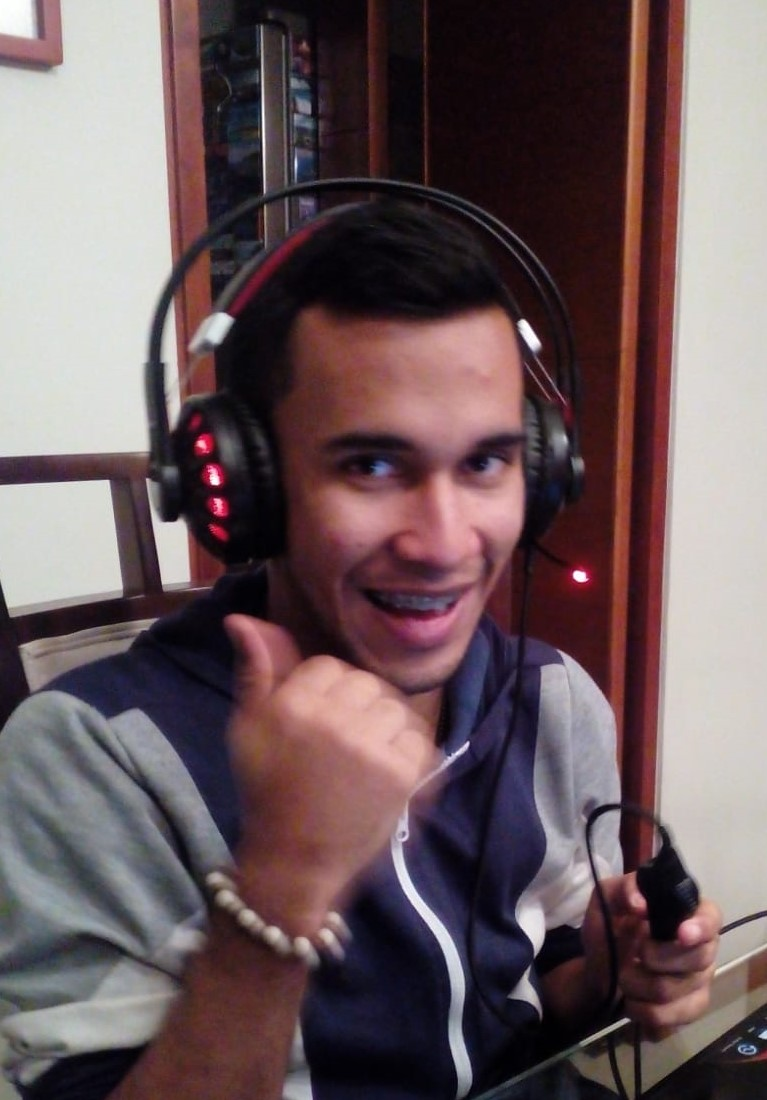
#> input picture python/computer_vision/assets/imgs_different_people/person_1.png, 767 x 1100 px; its folder holds only this picture in this run
$ python sample_process_multiple_photos.py
#> lines starting #> are read from the running program, lines starting #| are printed output that depends on the picture
### python/computer_vision/face_detect_haar_cascade/src/face_detect_hc.py
# FACE DETECT USING HAAR CASCADE CLASSIFIER
# Inspired by: https://realpython.com/face-recognition-with-python/

# Built-in imports
import os

# External libraries imports
import cv2 as cv
import numpy as np

# Root folder for the HaarCascade Classifier
ROOT_FOLDER = os.path.abspath(os.path.join(
    os.path.dirname(__file__), os.path.pardir))
print("\nROOT_FOLDER. --> " + ROOT_FOLDER)


class FaceDetector:
    def __init__(self, image, show_results=False, only_biggest_face=False):
        self.image = image
        self.show_results = show_results
        self.only_biggest_face = only_biggest_face

    def face_detect(self):
        if self.image is None:
            print("ERROR: Image did not load correctly.")
            return False

        self.generate_haar_cascade_clasifier()
        self.apply_haar_cascade_clasifier()
        self.find_center_values()

        # If self.faces returns a tuple, it means that no faces were found
        if (type(self.faces) is tuple):
            if (self.show_results == True):
                print("Found 0 faces in given image!")
                cv.imshow("image", self.image)
            return {
                "detected_face": False,
                "faces": self.faces,
                "img_height": self.height,
                "img_width": self.width
            }

        # Apply extra filter if only biggest face is desired
        if (self.only_biggest_face == True):
            self.faces = self.get_biggest_face()

        # Only draw face results if the show_results flag is activated
        if (self.show_results == True):

            # Draw a rectangle in the face/faces found
            for (x, y, w, h) in self.faces:
                cv.rectangle(self.image, (x, y),
                             (x + w, y + h), (0, 0, 255), 10)

            cv.imshow("image", self.image)
            print("Found faces correctly in given image!")

        return {
            "detected_face": True,
            "faces": self.faces,
            "img_height": self.height,
            "img_width": self.width
        }

    def generate_haar_cascade_clasifier(self):
        # Create the haar cascade
        casc_path = os.path.join(
            ROOT_FOLDER, "src", "haarcascade_frontalface_default.xml")
        self.face_cascade = cv.CascadeClassifier(casc_path)

    def apply_haar_cascade_clasifier(self):
        gray_image = cv.cvtColor(self.image, cv.COLOR_BGR2GRAY)

        # Detect faces in the image (vector of faces with rectangle dimensions)
        self.faces = self.face_cascade.detectMultiScale(
            gray_image,
            # scaleFactor=1.15,
            scaleFactor=1.10,
            minNeighbors=5,
            minSize=(30, 30),
            flags=cv.CASCADE_SCALE_IMAGE
        )

    def get_biggest_face(self):
        # Create an array for the sizes (areas) of each of the faces
        array_of_sizes = []
        for (x, y, w, h) in self.faces:
            array_of_sizes.append(w * h)

        # Get index for the biggest face based on the areas
        biggest_face_index = array_of_sizes.index(max(array_of_sizes))

        # Return a 2d array that contains only biggest face
        return np.reshape(self.faces[biggest_face_index], (-1, 4))

    def find_center_values(self):
        # Get height and width of the original image
        self.height, self.width = self.image.shape[:2]

        if self.show_results:
            pass
            # cv.rectangle(self.image, (int(self.width/2), int(self.height/2)),
            #              (int(self.width/2) + 1, int(self.height/2) + 1), (0, 0, 255), 5)


# [2 lines that do not run on import are left out]

### python/computer_vision/face_detect_haar_cascade/samples/get_assets_folder.py
# SCRIPT TO GET ASSETS FOLDER BASED ON REPOSITORY STRUCTURE

import os


def get_assets_folder_path():
    # Assets folder is located 2 directories up (double parent dir)
    COMPUTER_VISION_FOLDER = os.path.abspath(
        os.path.join(
            os.path.join(
                os.path.dirname(__file__), os.path.pardir
            ), os.path.pardir
        )
    )

    ASSETS_FOLDER_PATH = os.path.abspath(
        os.path.join(COMPUTER_VISION_FOLDER, "assets")
    )
    return ASSETS_FOLDER_PATH


# [2 lines that do not run on import are left out]

### python/computer_vision/face_detect_haar_cascade/samples/sample_process_multiple_photos.py
# MULTIPLE IMAGE SAMPLES FOR FACE_DETECTION WITH HAAR_CASCADE APPROACH

# Built-int imports
import os
import glob

# External imports
import cv2 as cv
import numpy as np

# My own imports
import face_detect_hc as fdhc
import get_assets_folder as gaf

# Get assets folder in repo for the samples
ASSETS_FOLDER = gaf.get_assets_folder_path()

print(ASSETS_FOLDER)
RESULTS_FOLDER = os.path.join(ASSETS_FOLDER, "imgs_different_people_detected")

def main(save_data):

#> called with save_data = 'no'
    all_photos = glob.glob(os.path.join(ASSETS_FOLDER, "imgs_different_people", "*.png"))

    cont = 0
    for photo in all_photos:
        cont = cont + 1
        try:
            image = cv.imread(photo)
#> image is the input picture: shape (1100, 767, 3); mean B, G, R 92.8, 89.4, 107.2
            image = cv.resize(image, (500, 700))
#> image: shape (700, 500, 3)
            fd = fdhc.FaceDetector(image, show_results=True, only_biggest_face=True)
            fd.face_detect()
#> in apply_haar_cascade_clasifier, `gray_image = cv.cvtColor(self.image, cv.COLOR_BGR2GRAY)`:
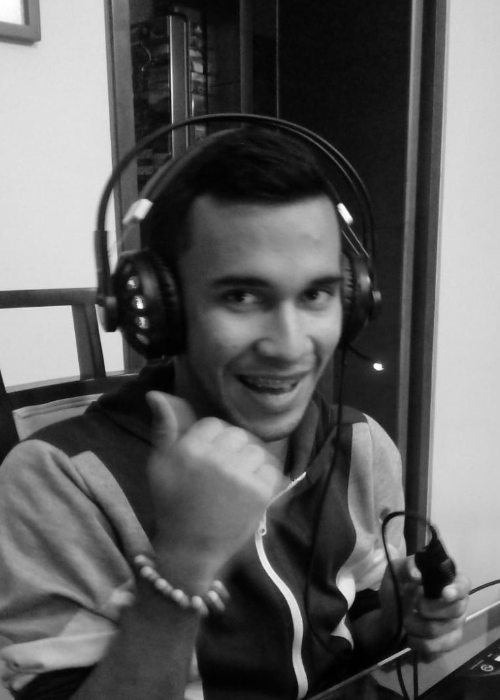
#> gray_image: shape (700, 500); min 0, max 255, mean 95
#> in apply_haar_cascade_clasifier, `self.faces = self.face_cascade.detectMultiScale( gray_image,`: self.faces = [[184, 226, 191, 191]]
#> the loop in get_biggest_face, `for (x, y, w, h) in self.faces:` made 1 pass
#> after the loop in get_biggest_face, `for (x, y, w, h) in self.faces:`: array_of_sizes = [36481]
#> in get_biggest_face, `biggest_face_index = array_of_sizes.index(max(array_of_sizes))`: biggest_face_index = 0
#> the loop in face_detect, `for (x, y, w, h) in self.faces:` made 1 pass
#> after the loop in face_detect, `for (x, y, w, h) in self.faces:`:
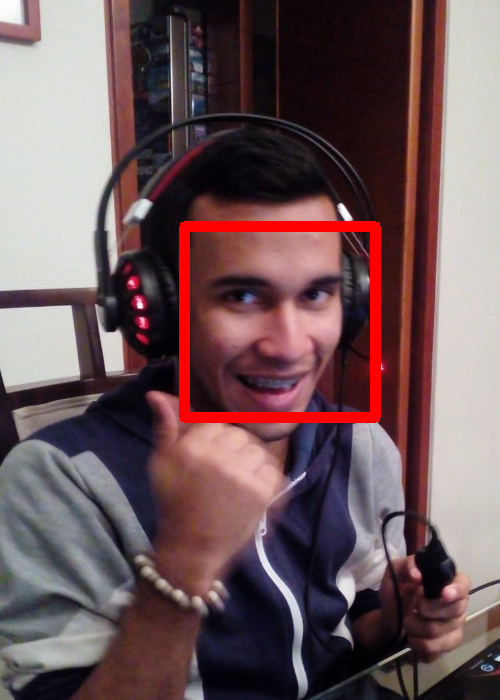
#> self.image: shape (700, 500, 3); mean B, G, R 91.4, 88.1, 111.2

            if (save_data == "yes"):
                path_to_save_photo = os.path.join(RESULTS_FOLDER, "person_{}.png".format(str(cont)))
                cv.imwrite(path_to_save_photo, image)

            cv.waitKey(0)
        except:
            print("There was an error opening photo: " + photo)


if __name__ == "__main__":
    main("no")

$ run again, on python/computer_vision/assets/imgs_different_people/person_13.png
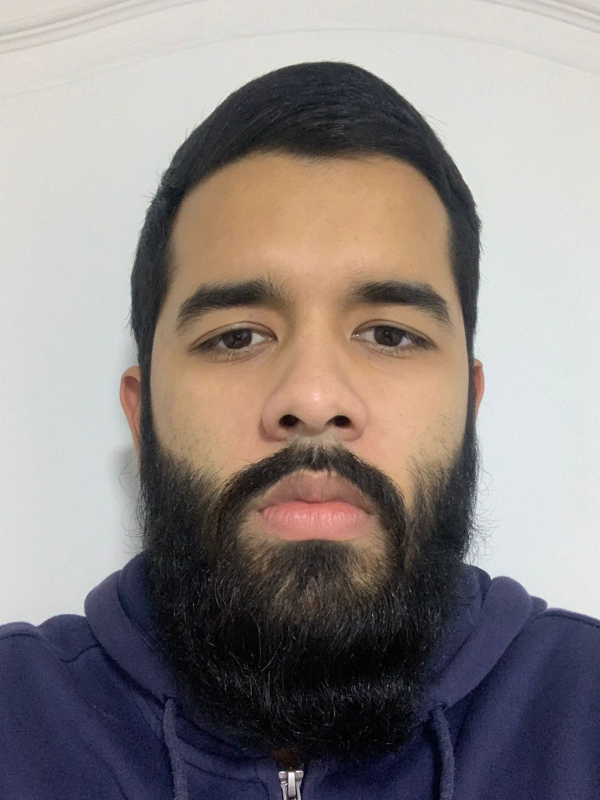
#> input picture python/computer_vision/assets/imgs_different_people/person_13.png, 1200 x 1600 px (shown at 1/2 size)
#> in main, image is the input picture: shape (1600, 1200, 3); mean B, G, R 130.8, 132.9, 140.4
#> image: shape (700, 500, 3)
#> in apply_haar_cascade_clasifier, `gray_image = cv.cvtColor(self.image, cv.COLOR_BGR2GRAY)`:
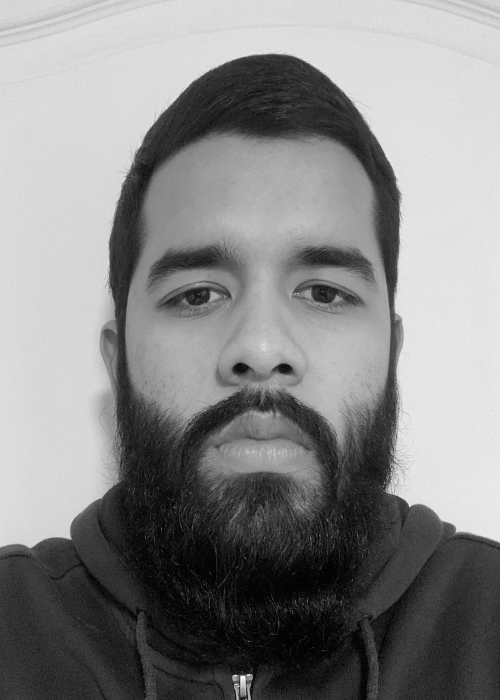
#> gray_image: shape (700, 500); min 0, max 253, mean 134.8
#> self.faces = [[83, 150, 360, 360]]
#> the loop in get_biggest_face, `for (x, y, w, h) in self.faces:` made 1 pass
#> after the loop in get_biggest_face, `for (x, y, w, h) in self.faces:`: array_of_sizes = [129600]
#> biggest_face_index = 0
#> the loop in face_detect, `for (x, y, w, h) in self.faces:` made 1 pass
#> after the loop in face_detect, `for (x, y, w, h) in self.faces:`:
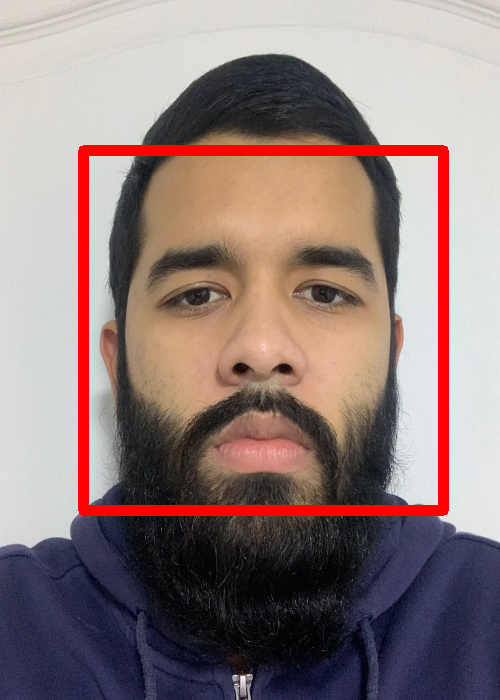
#> self.image: shape (700, 500, 3); mean B, G, R 123.6, 125.5, 144.4

$ run again, on python/computer_vision/assets/imgs_different_people/person_14.png
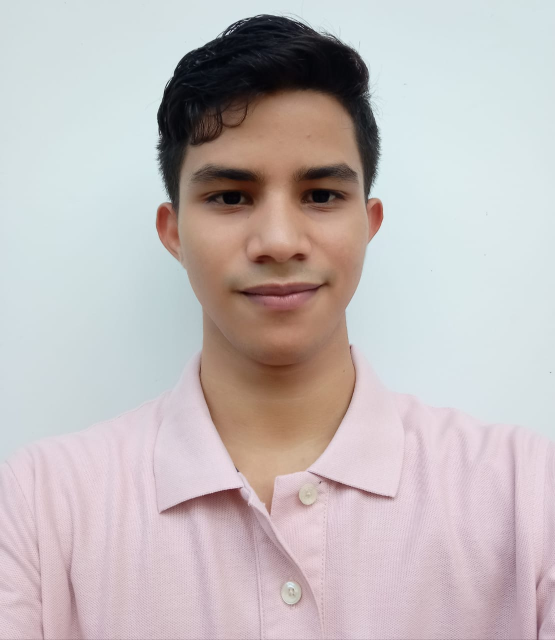
#> input picture python/computer_vision/assets/imgs_different_people/person_14.png, 1110 x 1280 px (shown at 1/2 size)
#> in main, image is the input picture: shape (1280, 1110, 3); mean B, G, R 187.9, 187.2, 195
#> image: shape (700, 500, 3)
#> in apply_haar_cascade_clasifier, `gray_image = cv.cvtColor(self.image, cv.COLOR_BGR2GRAY)`:
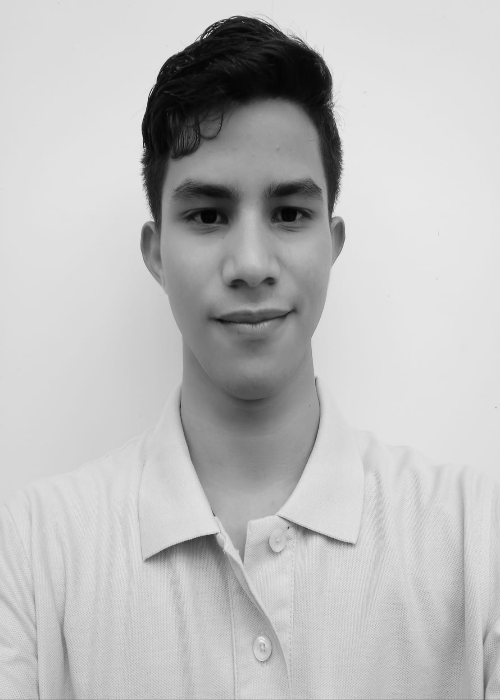
#> gray_image: shape (700, 500); min 2, max 243, mean 189.5
#> self.faces = [[117, 109, 264, 264]]
#> the loop in get_biggest_face, `for (x, y, w, h) in self.faces:` made 1 pass
#> after the loop in get_biggest_face, `for (x, y, w, h) in self.faces:`: array_of_sizes = [69696]
#> biggest_face_index = 0
#> the loop in face_detect, `for (x, y, w, h) in self.faces:` made 1 pass
#> after the loop in face_detect, `for (x, y, w, h) in self.faces:`:
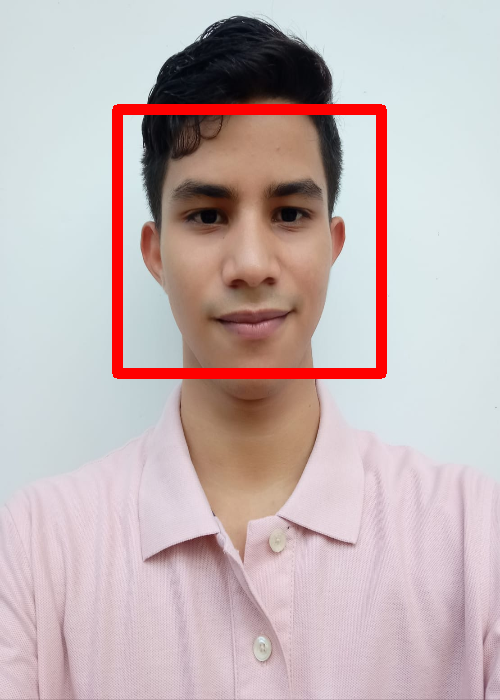
#> self.image: shape (700, 500, 3); mean B, G, R 181.8, 181.1, 197.4

$ run again, on python/computer_vision/assets/imgs_different_people/person_15.png
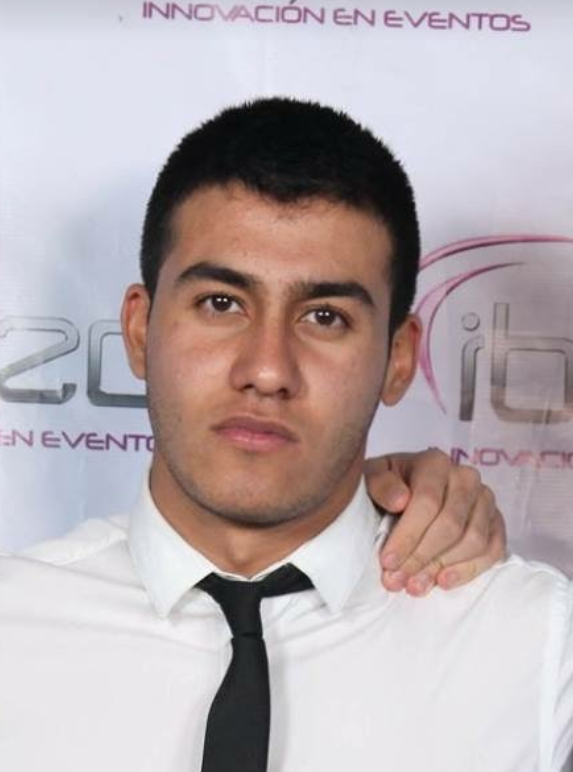
#> input picture python/computer_vision/assets/imgs_different_people/person_15.png, 573 x 772 px
#> in main, image is the input picture: shape (772, 573, 3); mean B, G, R 174, 171.3, 183.1
#> image: shape (700, 500, 3)
#> in apply_haar_cascade_clasifier, `gray_image = cv.cvtColor(self.image, cv.COLOR_BGR2GRAY)`:
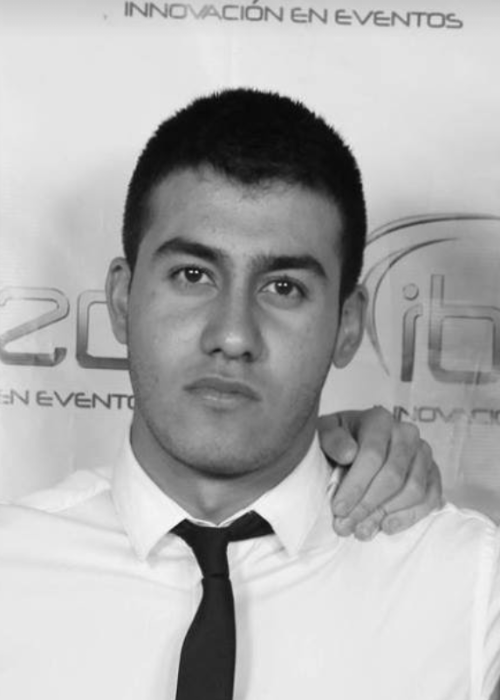
#> gray_image: shape (700, 500); min 7, max 249, mean 175.1
#> self.faces = [[101, 170, 275, 275]]
#> the loop in get_biggest_face, `for (x, y, w, h) in self.faces:` made 1 pass
#> after the loop in get_biggest_face, `for (x, y, w, h) in self.faces:`: array_of_sizes = [75625]
#> biggest_face_index = 0
#> the loop in face_detect, `for (x, y, w, h) in self.faces:` made 1 pass
#> after the loop in face_detect, `for (x, y, w, h) in self.faces:`:
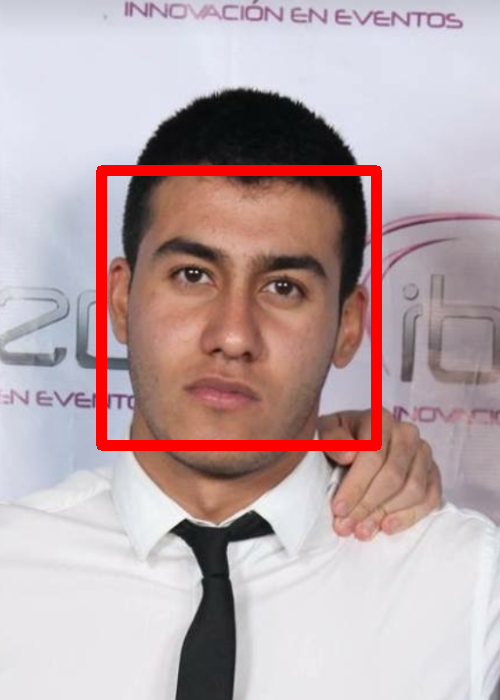
#> self.image: shape (700, 500, 3); mean B, G, R 169.3, 166.6, 186.7

$ run again, on python/computer_vision/assets/imgs_different_people/person_10.png
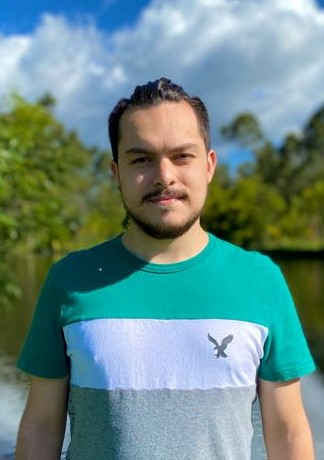
#> input picture python/computer_vision/assets/imgs_different_people/person_10.png, 324 x 460 px
#> in main, image is the input picture: shape (460, 324, 3); mean B, G, R 133.8, 138.1, 105.1
#> image: shape (700, 500, 3)
#> in apply_haar_cascade_clasifier, `gray_image = cv.cvtColor(self.image, cv.COLOR_BGR2GRAY)`:
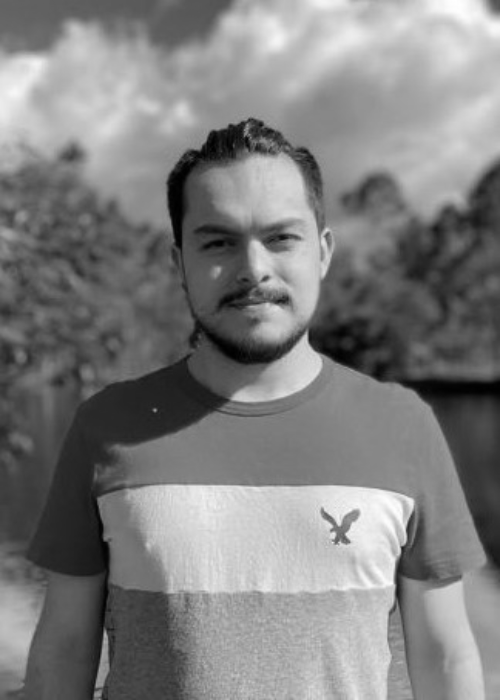
#> gray_image: shape (700, 500); min 0, max 255, mean 127.6
#> self.faces = [[168, 175, 171, 171]]
#> the loop in get_biggest_face, `for (x, y, w, h) in self.faces:` made 1 pass
#> after the loop in get_biggest_face, `for (x, y, w, h) in self.faces:`: array_of_sizes = [29241]
#> biggest_face_index = 0
#> the loop in face_detect, `for (x, y, w, h) in self.faces:` made 1 pass
#> after the loop in face_detect, `for (x, y, w, h) in self.faces:`:
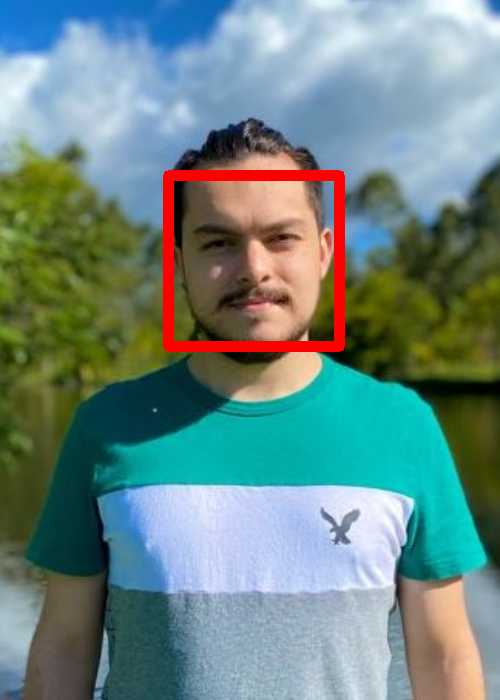
#> self.image: shape (700, 500, 3); mean B, G, R 132.1, 135.9, 108.4
